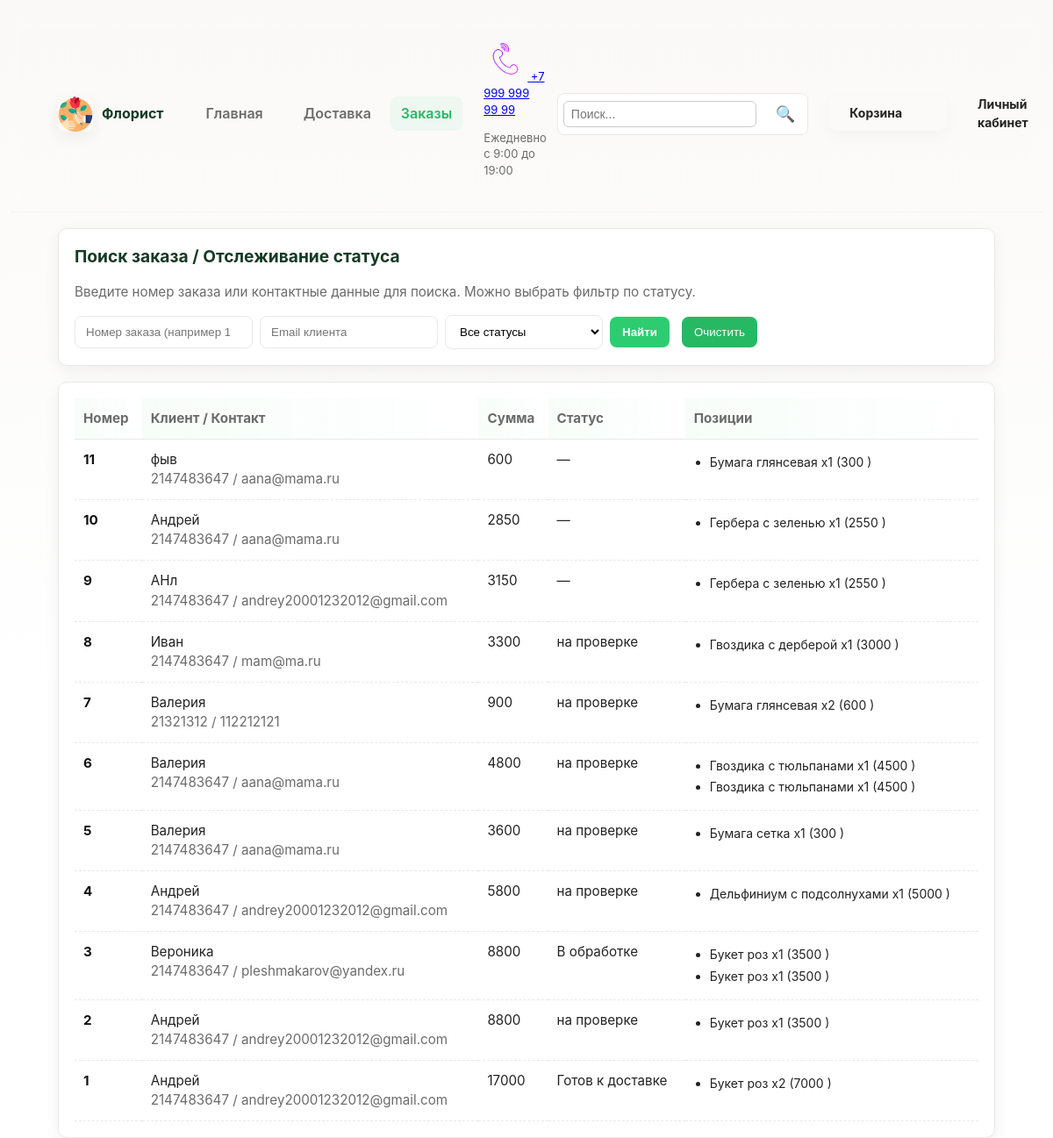
/zakaz.php, run on the app's committed database.
### tables this page shows
CREATE TABLE `zakaz` (
  `id` int(11) NOT NULL,
  `id_zakaz_flover` int(11) NOT NULL,
  `id_client` int(11) NOT NULL,
  `summ` int(11) NOT NULL,
  `time` time NOT NULL,
  `date` date NOT NULL,
  `buket` varchar(255) NOT NULL
);

CREATE TABLE `client` (
  `id` int(255) NOT NULL,
  `name` varchar(50) NOT NULL,
  `email` varchar(100) NOT NULL,
  `phone` int(11) NOT NULL,
  `address` int(100) NOT NULL,
  `comment` int(255) NOT NULL
);

### zakaz.php (the view, shortened to what this page needs)
<?php
$dbHost = '127.0.0.1';
$dbName = 'flover';
$dbUser = 'root';
$dbPass = '';
$dsn = "mysql:host=$dbHost;dbname=$dbName;charset=utf8mb4";
$options = [
  PDO::ATTR_ERRMODE => PDO::ERRMODE_EXCEPTION,
  PDO::ATTR_DEFAULT_FETCH_MODE => PDO::FETCH_ASSOC,
];
try {
  $pdo = new PDO($dsn, $dbUser, $dbPass, $options);
} catch (PDOException $e) {
  echo "Ошибка подключения к базе: " . htmlspecialchars($e->getMessage());
  exit;
}
$q = trim((string)($_GET['q'] ?? ''));
$contact = trim((string)($_GET['contact'] ?? ''));
$sql = "
SELECT
  z.id AS order_id,
  z.summ AS total,
  c.name AS client_name,
  c.phone AS client_phone,
  c.email AS client_email,
  c.address AS client_address,
  c.comment AS client_comment,
  s.status AS status_label,
  GROUP_CONCAT(CONCAT(f.name, ' x', COALESCE(zf.kol_vo,0), ' (', COALESCE(zf.sum,0), ' )') SEPARATOR '||') AS items_list
FROM zakaz z
LEFT JOIN client c ON z.id_client = c.id
LEFT JOIN zakaz_flover zf ON z.id_zakaz_flover = zf.id
LEFT JOIN flovers f ON zf.id_flover = f.id
LEFT JOIN status_zakaza s ON s.id_zakaz_flover = zf.id
WHERE 1=1
";
$params = [];
$sql .= " GROUP BY z.id ORDER BY z.id DESC LIMIT 200";
$stmt = $pdo->prepare($sql);
$stmt->execute($params);
$orders = $stmt->fetchAll();
function h($s){ return htmlspecialchars((string)$s, ENT_QUOTES, 'UTF-8'); }
?>
<!doctype html>
<html lang="ru">
<head>
</head>
<body>
<header class="header">
  <div class="container">
     <div class="header__inner" style="display:flex;align-items:center;justify-content:space-between;padding:12px 0">
  <div class="header__brand" style="display:flex;align-items:center;gap:10px">
    <img src="icons/logo.png" alt="Логотип Флориста" class="header__logo" style="width:40px;height:40px">
    <span class="header__site-name">Флорист</span>
  </div>
  <nav class="header__nav" style="flex:1;margin-left:24px">
    <a href="index.php" class="header__nav-link " style="margin-right:12px">Главная</a>
    <a href="index.php#about-us" class="header__nav-link">Доставка</a>
    <a href="zakaz.php" class="header__nav-link active"style="margin-right:12px">Заказы</a>
  </nav>
<div class="header__contact">
        <a href="tel:+79999999999" class="header__phone">
          <img src="icons/telefon.png" alt="Телефон" class="header__phone-icon" height="50">
          <span class="header__phone-number">+7 999 999 99 99</span>
        </a>
        <p class="header__work-hours">Ежедневно с 9:00 до 19:00</p>
      </div>
  <div style="display:flex;gap:12px;align-items:center">
    <form class="header__search-form" method="GET" action="">
      <input type="search" name="q" value="<?php echo h($_GET['q'] ?? '') ?>" placeholder="Поиск..." class="header__search-input" aria-label="Поиск" style="padding:6px 8px;border:1px solid #ccc;border-radius:6px">
      <button type="submit" class="header__search-btn" style="margin-left:6px;padding:6px 8px">🔍</button>
    </form>
  </div>
<div class="header__quick-action">
  <a href="cart.php" class="header__cart" aria-label="Корзина" aria-live="polite" aria-atomic="true">
    <span>Корзина</span>
  </a>
  <a href="vhod_admin.php" class="header__account" aria-label="Личный кабинет">
    <span>Личный кабинет</span>
  </a>
</div>
</div>
   </div>
</header>
<main class="container" style="padding-top:18px">
  <div class="card">
    <h2>Поиск заказа / Отслеживание статуса</h2>
    <p class="muted">Введите номер заказа или контактные данные для поиска. Можно выбрать фильтр по статусу.</p>
    <form method="get" class="form-row" id="searchForm" style="margin-top:12px">
      <input name="q" id="orderNumber" type="search" value="<?php echo h($q) ?>" placeholder="Номер заказа (например 12345)" />
      <input name="contact" id="contact" type="text" value="<?php echo h($contact) ?>" placeholder="Еmail клиента" />
      <select name="status" id="statusFilter">
        <option value="">Все статусы</option>
      </select>
      <button type="submit">Найти</button>
      <button type="button" id="clearBtn" class="btn-clear" style="padding:10px 14px;border-radius:8px;color:#fff;margin-left:6px;cursor:pointer">Очистить</button>
    </form>
  </div>
  <div class="card">
    <?php if (count($orders) === 0): ?>
      <div class="muted">Ничего не найдено</div>
    <?php else: ?>
      <table>
        <thead>
          <tr><th>Номер</th><th>Клиент / Контакт</th><th>Сумма</th><th>Статус</th><th>Позиции</th></tr>
        </thead>
        <tbody>
        <?php foreach ($orders as $o): ?>
          <tr>
            <td><strong><?php echo h($o['order_id']) ?></strong></td>
            <td>
              <?php echo h($o['client_name'] ?? '') ?>
              <div class="muted"><?php echo h($o['client_phone'] ?? '') ?> <?php if(!empty($o['client_email'])) echo ' / '.h($o['client_email']); ?></div>
            </td>
            <td><?php echo h($o['total'] ?? '') ?></td>
            <td><?php echo h($o['status_label'] ?? '—') ?></td>
            <td class="items">
              <?php
                if (!empty($o['items_list'])) {
                  $parts = explode('||', $o['items_list']);
                  echo '<ul style="margin:0;padding-left:18px">';
                  foreach ($parts as $p) {
                    echo '<li>'.h($p).'</li>';
                  }
                  echo '</ul>';
                } else {
                  echo '<span class="muted">Нет позиций</span>';
                }
              ?>
            </td>
          </tr>
        <?php endforeach; ?>
        </tbody>
      </table>
    <?php endif; ?>
  </div>
</main>
</body>
</html>

### zakaz.php (style rules this page uses)
:root { --bg:#faf9f7; --card:#ffffff; --muted:#6b6b6b; --accent:#2ecc71; --accent-dark:#27b864; --danger:#e74c3c; --border:#e9e9e9; --shadow: 0 6px 18px rgba(21,21,21,0.06); --max-width:1100px; --radius:10px; --gap:18px; --font-sans:"Inter", "Segoe UI", Roboto, "Helvetica Neue", Arial, sans-serif; }
* { box-sizing:border-box }
html,body { height:100% }
body { margin:0; font-family:var(--font-sans); background:linear-gradient(180deg,var(--bg),#fff 60%); color:#222; -webkit-font-smoothing:antialiased; -moz-osx-font-smoothing:grayscale; line-height:1.45; font-size:16px; padding:18px 12px 80px; }
.container { max-width:var(--max-width);margin:0 auto;padding:0 16px }
.header { background:transparent;padding:12px 0;border-bottom:1px solid rgba(0,0,0,0.03);position:sticky;top:0;backdrop-filter:blur(6px);z-index:40 }
.header__inner { display:flex;align-items:center;justify-content:space-between;gap:12px }
.header__brand { display:flex;align-items:center;gap:12px }
.header__logo { width:44px;height:44px;border-radius:8px;object-fit:cover;box-shadow:var(--shadow) }
.header__site-name { font-weight:700;color:#163a24 }
.header__nav { display:flex;gap:10px;align-items:center;margin-left:18px }
.header__nav-link { color:var(--muted);text-decoration:none;padding:8px 12px;border-radius:8px;font-weight:600 }
.header__nav-link.active, .header__nav-link:hover { background:rgba(46,204,113,0.06);color:var(--accent-dark) }
.header__contact { display:flex;flex-direction:column;align-items:flex-end;font-size:13px;color:var(--muted) }
.header__search-form { display:flex;align-items:center;gap:8px;background:#fff;padding:6px;border-radius:8px;border:1px solid var(--border) }
.header__search-input { border:0;outline:none;padding:8px 10px;width:220px;border-radius:6px;font-size:14px }
.header__search-btn { background:transparent;border:0;color:var(--muted);cursor:pointer;font-size:18px;padding:6px }
.card { background:var(--card);border:1px solid var(--border);border-radius:var(--radius);box-shadow:var(--shadow);padding:18px;margin-bottom:18px }
h2 { margin:0 0 8px 0;font-size:1.2rem;color:#163a24 }
.muted { color:var(--muted);font-size:0.95rem }
.form-row { display:flex;gap:8px;flex-wrap:wrap;align-items:center }
.form-row input[type="search"], .form-row input[type="text"], .form-row select { padding:10px 12px;border:1px solid var(--border);border-radius:8px;background:#fff;min-width:180px; outline:none;transition:box-shadow .12s,border-color .12s; }
.form-row button[type="submit"] { background:var(--accent);color:#fff;border:none;padding:10px 14px;border-radius:8px;cursor:pointer;font-weight:600 }
.btn-clear { background:var(--accent-dark);border:none;color:#fff;padding:10px 14px;border-radius:8px;cursor:pointer }
table { width:100%;border-collapse:collapse;font-size:0.95rem }
thead th { text-align:left;padding:12px 10px;background:linear-gradient(90deg, rgba(46,204,113,0.04), transparent);color:var(--muted);font-weight:700;border-bottom:1px solid var(--border) }
tbody td { padding:12px 10px;border-bottom:1px dashed var(--border);vertical-align:top }
.items ul { margin:0;padding-left:18px }
strong { color:#111 }
td .muted { display:block;color:var(--muted) }
.items li { margin:4px 0;font-size:14px }
#clearBtn { background:var(--accent-dark);border:none;color:#fff;padding:8px 12px;border-radius:8px;cursor:pointer }
.header__quick-action { display:flex; gap:12px; align-items:center; margin-left:12px; margin-right:8px; font-family:inherit; }
.header__quick-action a { display:inline-flex; align-items:center; gap:10px; padding:8px 12px; border-radius:8px; text-decoration:none; color:var(--text); background:transparent; transition:transform .12s ease, box-shadow .12s ease, background .12s; border:1px solid transparent; font-weight:700; font-size:14px; }
.header__cart { position:relative; display:inline-flex; align-items:center; gap:8px; padding:8px 10px; border-radius:10px; background:var(--btn-bg); border:1px solid var(--border); box-shadow:0 6px 18px rgba(6,40,18,0.03); }
.header__account { padding:8px 10px; border-radius:8px; border:1px solid transparent; background:transparent; display:inline-flex; align-items:center; gap:8px; }
.header__cart[aria-live] { outline:none }

### data on the page
zakaz: id "11", id_client.name "фыв", id_client.phone "2147483647", id_client.email "aana@mama.ru", summ "600", status_label "—", p "Бумага глянсевая x1 (300 )"
zakaz: id "10", id_client.name "Андрей", id_client.phone "2147483647", id_client.email "aana@mama.ru", summ "2850", status_label "—", p "Гербера с зеленью x1 (2550 )"
zakaz: id "9", id_client.name "АНл", id_client.phone "2147483647", id_client.email "andrey20001232012@gmail.com", summ "3150", status_label "—", p "Гербера с зеленью x1 (2550 )"
zakaz: id "8", id_client.name "Иван", id_client.phone "2147483647", id_client.email "mam@ma.ru", summ "3300", status_label "на проверке", p "Гвоздика с дерберой x1 (3000 )"
zakaz: id "7", id_client.name "Валерия", id_client.phone "21321312", id_client.email "112212121", summ "900", status_label "на проверке", p "Бумага глянсевая x2 (600 )"
zakaz: id "6", id_client.name "Валерия", id_client.phone "2147483647", id_client.email "aana@mama.ru", summ "4800", status_label "на проверке", p "Гвоздика с тюльпанами x1 (4500 )"
zakaz: id "5", id_client.name "Валерия", id_client.phone "2147483647", id_client.email "aana@mama.ru", summ "3600", status_label "на проверке", p "Бумага сетка x1 (300 )"
zakaz: id "4", id_client.name "Андрей", id_client.phone "2147483647", id_client.email "andrey20001232012@gmail.com", summ "5800", status_label "на проверке", p "Дельфиниум с подсолнухами x1 (5000 )"
zakaz: id "3", id_client.name "Вероника", id_client.phone "2147483647", id_client.email "pleshmakarov@yandex.ru", summ "8800", status_label "В обработке", p "Букет роз x1 (3500 )"
zakaz: id "2", id_client.name "Андрей", id_client.phone "2147483647", id_client.email "andrey20001232012@gmail.com", summ "8800", status_label "на проверке", p "Букет роз x1 (3500 )"
zakaz: id "1", id_client.name "Андрей", id_client.phone "2147483647", id_client.email "andrey20001232012@gmail.com", summ "17000", status_label "Готов к доставке", p "Букет роз x2 (7000 )"
